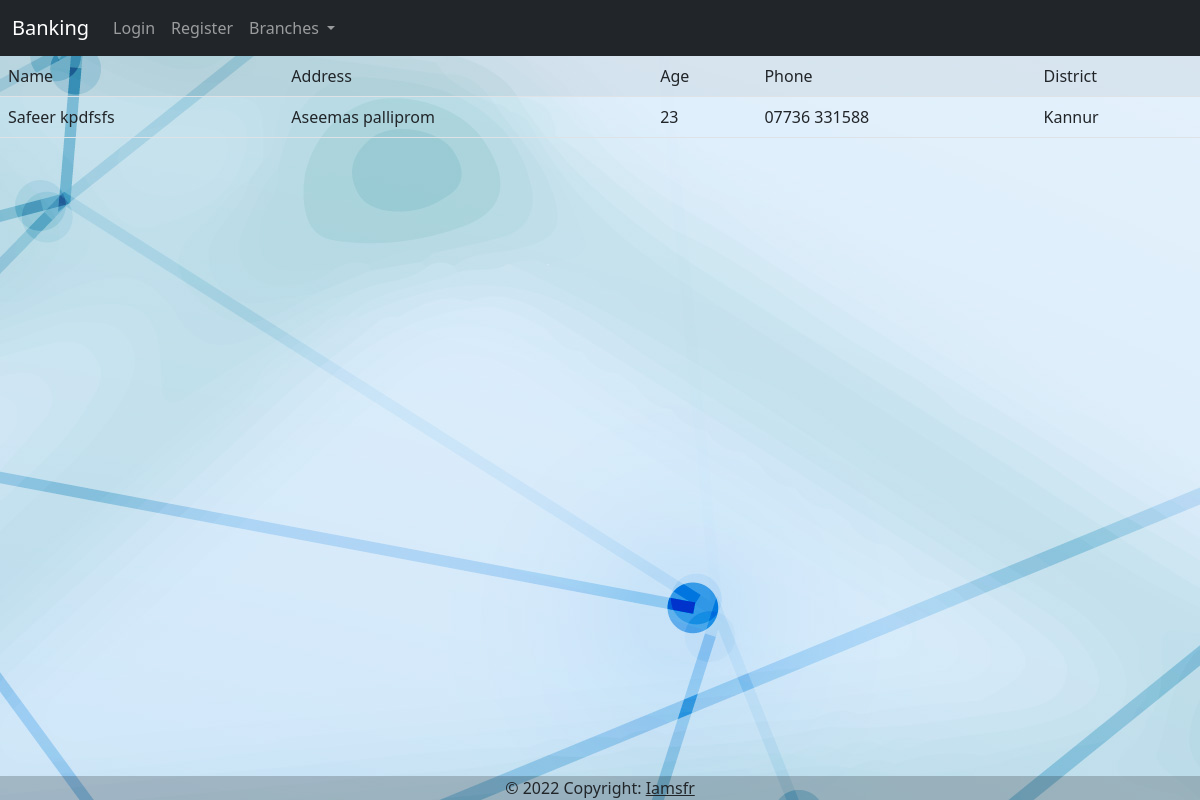
Screenshot of /viewform/ (signed in) with the database file from the repository.
### app/models.py (models this page shows)
class Form(models.Model):
    userid = models.ForeignKey(Register, related_name='userid',on_delete=models.CASCADE)
    name = models.CharField( max_length=50)
    address = models.CharField( max_length=50)
    age = models.CharField( max_length=50)
    email = models.CharField( max_length=50)
    gender = models.CharField( max_length=50,default='abc')
    district = models.ForeignKey(District,on_delete=models.CASCADE)
    branch = models.ForeignKey(Branch, on_delete=models.CASCADE)
    phone = models.CharField( max_length=50)
    account = models.CharField( max_length=50)

class District(models.Model):
    name = models.CharField(max_length=50)
    def __str__(self):
        return self.name

### app/views.py (the view)
# urls.py: path('viewform/',views.viewform,name='viewform'),
def viewform(request):
    userid = request.session['id']
    user = Form.objects.filter(userid=userid)
    return render(request,'viewform.html',{'user':user})

### templates/viewform.html
{% extends 'base.html' %}
{% block content %}
    <table class="table table-striped">
        <tr>
            <td>Name</td>
            <td>Address</td>
            <td>Age</td>
            <td>Phone</td>
            <td>District</td>
        </tr>
        {% for u in user %}
            <tr>
                <td>{{u.name}}</td>
                <td>{{u.address}}</td>
                <td>{{u.age}}</td>
                <td>{{u.phone}}</td>
                <td>{{u.district}}</td>
            </tr>
        {% endfor %}
    </table>
{% endblock content %}

### rows the page displays
Form: name "Safeer kpdfsfs", address "Aseemas palliprom", age "23", phone "07736 331588", district "Kannur"
